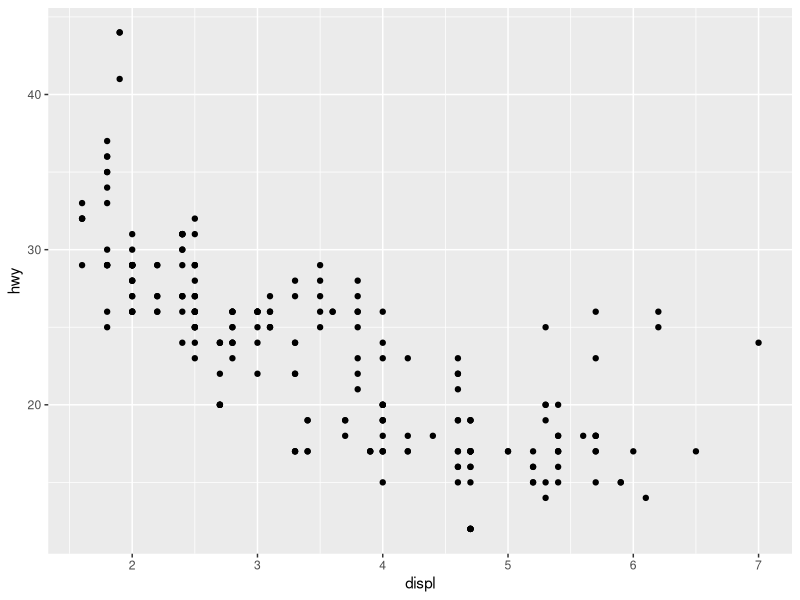
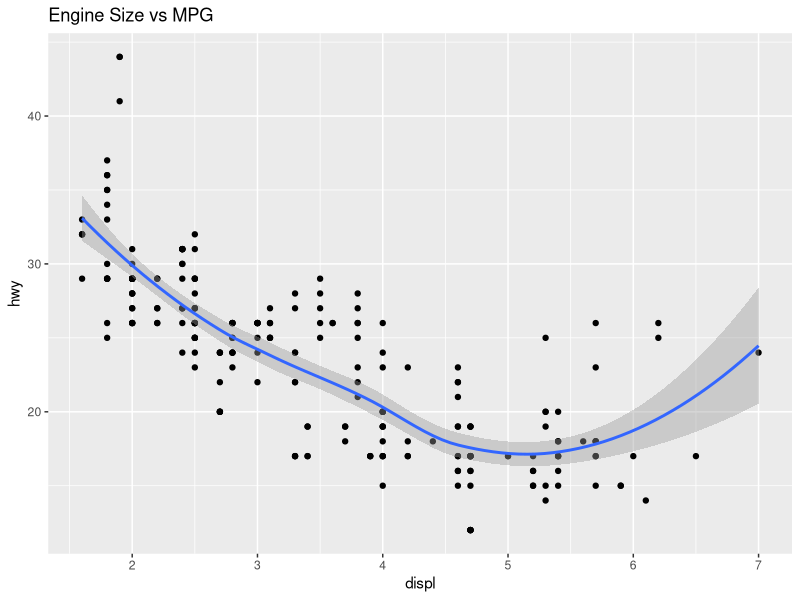
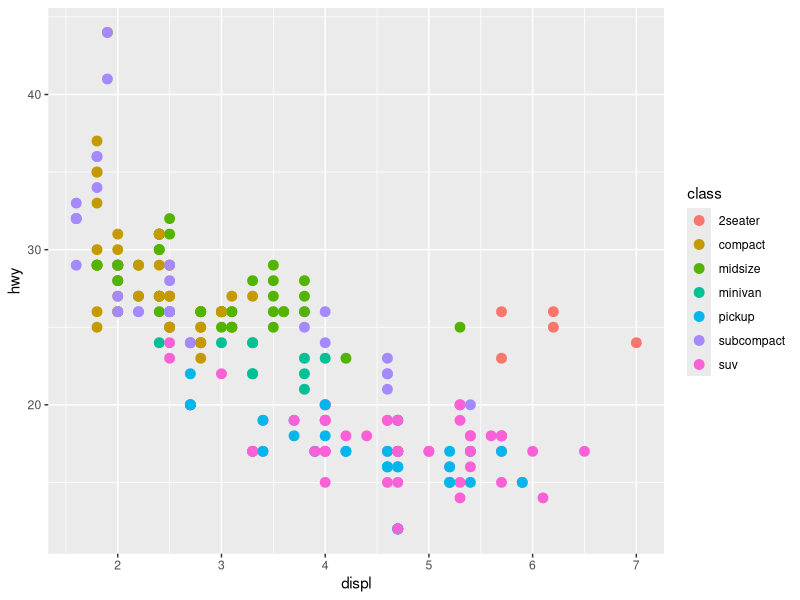
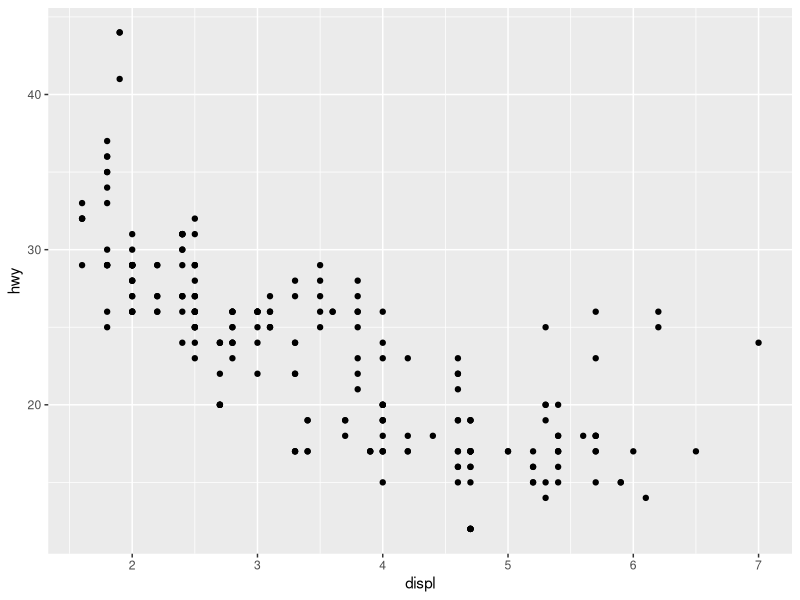
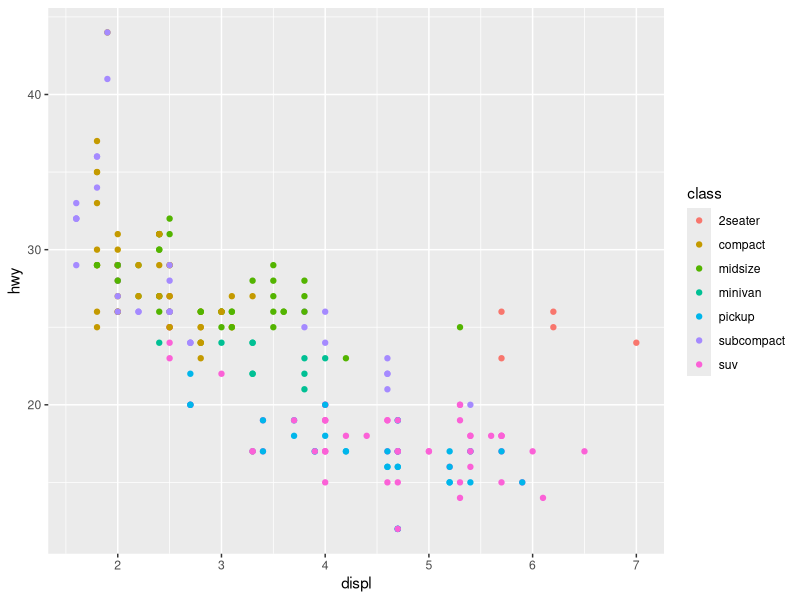
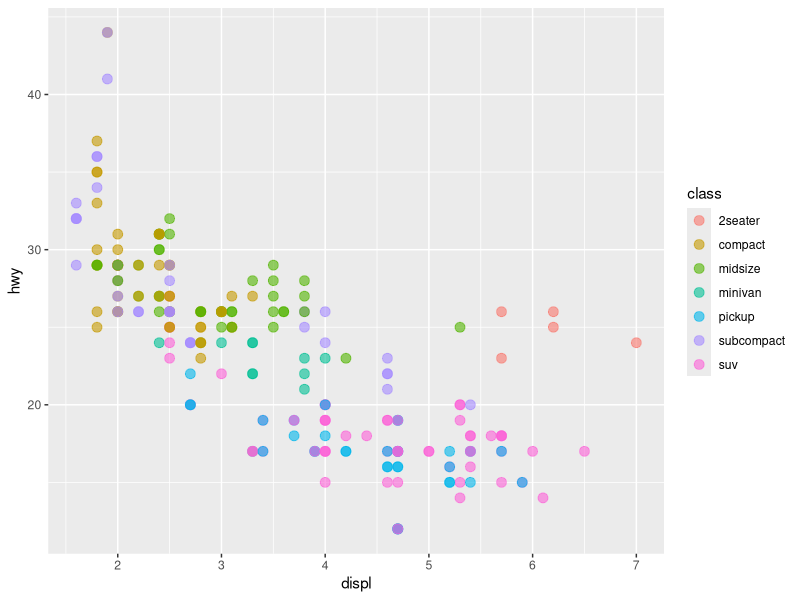
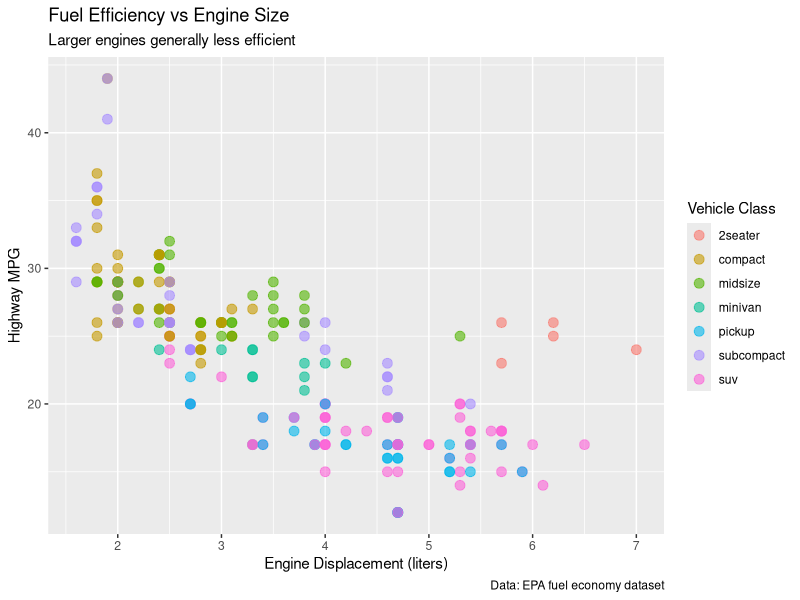
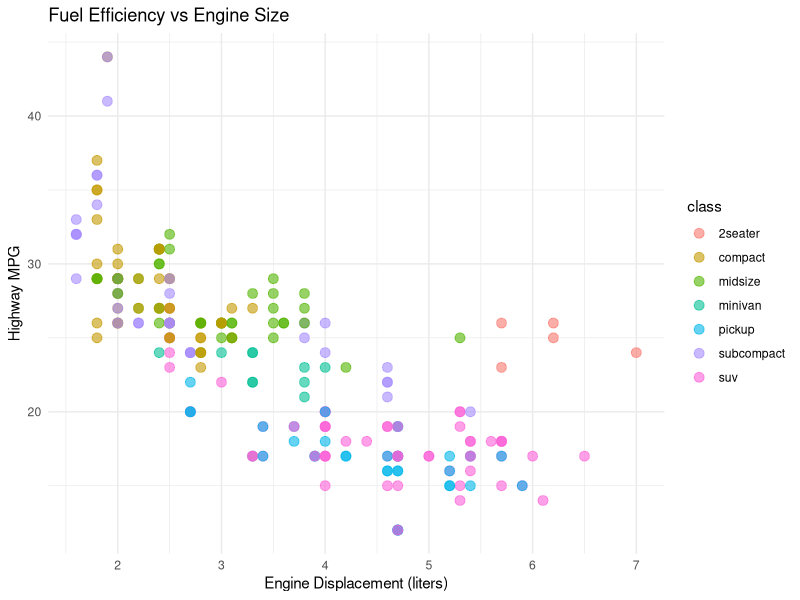

Reproduce these figures in R, in order.
## ---- chunk 1
library(tidyverse)
ggplot(data = mpg, 
       aes(x = displ, y = hwy)) +
  geom_point()
## ---- chunk 2
library(tidyverse)
ggplot(mpg) +                    # 1. Data
  aes(x = displ, y = hwy) +      # 2. Aesthetics
  geom_point() +                 # 3. Geometry
  geom_smooth() +                # Add another layer
  labs(title = "Engine Size vs MPG")  # Labels
## ---- chunk 3
library(tidyverse)
# Mapping vs Setting
ggplot(mpg, aes(x = displ, 
                y = hwy,
                color = class)) +  # Mapped
  geom_point(size = 3)  # Set (all points)

# Color maps from data
# Size is fixed at 3
## ---- chunk 4
# Simple scatter plot
ggplot(mpg, aes(x = displ, y = hwy)) +
  geom_point()

# Add color by class
ggplot(mpg, aes(x = displ, y = hwy, color = class)) +
  geom_point()

# Customize point size and transparency
ggplot(mpg, aes(x = displ, y = hwy, color = class)) +
  geom_point(size = 3, alpha = 0.6)

# Add labels and title
ggplot(mpg, aes(x = displ, y = hwy, color = class)) +
  geom_point(size = 3, alpha = 0.6) +
  labs(
    title = "Fuel Efficiency vs Engine Size",
    subtitle = "Larger engines generally less efficient",
    x = "Engine Displacement (liters)",
    y = "Highway MPG",
    color = "Vehicle Class",
    caption = "Data: EPA fuel economy dataset"
  )

# Apply a theme
ggplot(mpg, aes(x = displ, y = hwy, color = class)) +
  geom_point(size = 3, alpha = 0.6) +
  labs(title = "Fuel Efficiency vs Engine Size",
       x = "Engine Displacement (liters)",
       y = "Highway MPG") +
  theme_minimal()
## ---- chunk 5
# Add smooth curve
ggplot(mpg, aes(x = displ, y = hwy)) +
  geom_point(alpha = 0.5) +
  geom_smooth()  # Default: LOESS

## ---- chunk 6
# Without confidence interval
ggplot(mpg, aes(x = displ, y = hwy)) +
  geom_point(alpha = 0.5) +
  geom_smooth(se = FALSE)
## ---- chunk 7
# Customize smooth appearance
ggplot(mpg, aes(x = displ, y = hwy)) +
  geom_point(alpha = 0.5) +
  geom_smooth(
    color = "red",
    linewidth = 1.5,
    se = TRUE,
    alpha = 0.2
  )
## ---- chunk 8
library(tidyverse)
library(ggpubr)
# Add linear regression
ggplot(mpg, aes(x = displ, y = hwy)) +
  geom_point(alpha = 0.5) +
  geom_smooth(method = "lm")
## ---- chunk 9
library(tidyverse)
library(ggpubr)

# Show formula and R²
ggplot(mpg, aes(x = displ, y = hwy)) +
  geom_point(alpha = 0.5) +
  geom_smooth(method = "lm", 
              formula = y ~ x) +
  stat_regline_equation(
    label.y = 45, 
    aes(label = ..eq.label..)
  )

## ---- chunk 10

# Linear model per group
ggplot(mpg, aes(x = displ, y = hwy,
                color = drv)) +
  geom_point() +
  geom_smooth(method = "lm", se = FALSE)
## ---- chunk 11
# Add smooth curve
ggplot(mpg, aes(x = displ, y = hwy)) +
  geom_point(alpha = 0.5) +
  geom_smooth()  # Default: LOESS

## ---- chunk 12
# Without confidence interval
ggplot(mpg, aes(x = displ, y = hwy)) +
  geom_point(alpha = 0.5) +
  geom_smooth(se = FALSE)
## ---- chunk 13
# Customize smooth appearance
ggplot(mpg, aes(x = displ, y = hwy)) +
  geom_point(alpha = 0.5) +
  geom_smooth(
    color = "red",
    linewidth = 1.5,
    se = TRUE,
    alpha = 0.2
  )
## ---- chunk 14
# 1. Straight line through data points (ordered by x)
ggplot(mpg %>% filter(manufacturer == "audi"), 
       aes(x = year, y = hwy)) +
  geom_line(aes(group = model)) +
  geom_point()

# 2. Linear regression line (lm)
ggplot(mpg, aes(x = displ, y = hwy)) +
  geom_point() +
  geom_smooth(method = "lm",      # Linear model
              se = TRUE,           # Show confidence interval
              color = "blue",
              fill = "lightblue")

# 3. LOESS smooth (local regression - default)
ggplot(mpg, aes(x = displ, y = hwy)) +
  geom_point() +
  geom_smooth(method = "loess",   # Local regression
              span = 0.75,         # Smoothness (0.1-1)
              se = TRUE)

# 4. GAM (Generalized Additive Model)
ggplot(mpg, aes(x = displ, y = hwy)) +
  geom_point() +
  geom_smooth(method = "gam",     # More flexible curves
              formula = y ~ s(x, bs = "cs"))

# 5. Polynomial regression
ggplot(mpg, aes(x = displ, y = hwy)) +
  geom_point() +
  geom_smooth(method = "lm",
              formula = y ~ poly(x, 2))  # Quadratic

# 6. Reference lines (horizontal, vertical, diagonal)
ggplot(mpg, aes(x = cty, y = hwy)) +
  geom_point() +
  geom_abline(intercept = 0, slope = 1, # Diagonal: y = x
              linetype = "dashed", 
              color = "red") +
  geom_hline(yintercept = mean(mpg$hwy),  # Horizontal
             linetype = "dotted", 
             color = "blue") +
  geom_vline(xintercept = mean(mpg$cty),  # Vertical
             linetype = "dotdash", 
             color = "green")
## ---- chunk 15
# Available linetypes
df <- data.frame(
  x = 1:10,
  y = rep(1:6, length.out = 10)
)

ggplot(mpg, aes(x = displ, y = hwy)) +
  geom_point(alpha = 0.3) +
  geom_smooth(
    method = "lm", 
    linetype = "solid"
  )

# Options for linetype:
# "solid" (or 1)
# "dashed" (or 2)
# "dotted" (or 3)
# "dotdash" (or 4)
# "longdash" (or 5)
# "twodash" (or 6)

# Example with multiple lines
ggplot(mpg, aes(x = displ, y = hwy, 
                color = drv)) +
  geom_point() +
  geom_smooth(method = "lm", 
              se = FALSE,
              aes(linetype = drv))
## ---- chunk 16
# Control line appearance
ggplot(mpg, aes(x = displ, y = hwy)) +
  geom_point(alpha = 0.4) +
  geom_smooth(
    method = "lm",
    se = TRUE,
    color = "darkred",      # Line color
    fill = "pink",          # CI fill color
    linewidth = 1.5,        # Line width
    linetype = "dashed",    # Line type
    alpha = 0.3             # CI transparency
  )

# Multiple smooths with different methods
ggplot(mpg, aes(x = displ, y = hwy)) +
  geom_point(alpha = 0.4) +
  geom_smooth(
    method = "lm", 
    se = FALSE,
    color = "blue",
    aes(fill = "Linear")
  ) +
  geom_smooth(
    method = "loess",
    se = FALSE,
    color = "red",
    aes(fill = "LOESS")
  )
## ---- chunk 17
# Facet by one variable
ggplot(mpg, aes(x = displ, y = hwy)) +
  geom_point() +
  geom_smooth(method = "lm", se = FALSE) +
  facet_wrap(~ class)

# Facet by two variables (grid)
ggplot(mpg, aes(x = displ, y = hwy)) +
  geom_point() +
  facet_grid(drv ~ cyl)

# Free scales (each panel has own scale)
ggplot(mpg, aes(x = displ, y = hwy)) +
  geom_point() +
  geom_smooth(method = "lm", se = FALSE) +
  facet_wrap(~ class, scales = "free")

# Facet with different rows/columns
ggplot(mpg, aes(x = displ, y = hwy, color = drv)) +
  geom_point() +
  geom_smooth(method = "lm", se = FALSE) +
  facet_wrap(~ class, ncol = 3) +
  theme_minimal() +
  labs(
    title = "Fuel Efficiency by Vehicle Class",
    x = "Engine Displacement (L)",
    y = "Highway MPG",
    color = "Drive Type"
  )
## ---- chunk 18
# Basic scatter
ggplot(iris, 
       aes(x = Petal.Length, 
           y = Petal.Width,
           color = Species)) +
  geom_point(size = 3, alpha = 0.7)

# Add smooth lines per species
ggplot(iris, 
       aes(x = Petal.Length, 
           y = Petal.Width,
           color = Species)) +
  geom_point(size = 2, alpha = 0.6) +
  geom_smooth(method = "lm", 
              se = TRUE) +
  theme_minimal() +
  labs(
    title = "Iris Petal Dimensions",
    x = "Petal Length (cm)",
    y = "Petal Width (cm)"
  )
## ---- chunk 19
# Sepal vs Petal lengths
ggplot(iris, 
       aes(x = Sepal.Length, 
           y = Petal.Length,
           color = Species,
           shape = Species)) +
  geom_point(size = 3, alpha = 0.7) +
  geom_smooth(method = "lm", 
              se = FALSE,
              linewidth = 1) +
  theme_bw()

# All pairwise comparisons
library(GGally)
iris %>%
  select(everything()) %>%
  ggpairs(aes(color = Species))
## ---- chunk 20
# Box plots - Distribution by group
ggplot(mpg, aes(x = class, y = hwy, fill = class)) +
  geom_boxplot() +
  theme_minimal() +
  theme(axis.text.x = element_text(angle = 45, hjust = 1)) +
  labs(title = "Highway MPG by Vehicle Class")

# Violin plots - Similar to boxplot but shows distribution shape
ggplot(mpg, aes(x = class, y = hwy, fill = class)) +
  geom_violin() +
  geom_jitter(width = 0.2, alpha = 0.3) +
  theme_minimal()

# Histogram - Distribution of a single variable
ggplot(mpg, aes(x = hwy)) +
  geom_histogram(bins = 30, fill = "steelblue", color = "black") +
  theme_minimal() +
  labs(title = "Distribution of Highway MPG")

# Density plot - Smooth version of histogram
ggplot(mpg, aes(x = hwy, fill = drv)) +
  geom_density(alpha = 0.5) +
  theme_minimal() +
  labs(title = "Highway MPG Distribution by Drive Type")

# Bar chart - Counts or values
ggplot(mpg, aes(x = class, fill = drv)) +
  geom_bar(position = "dodge") +
  theme_minimal() +
  theme(axis.text.x = element_text(angle = 45, hjust = 1))
